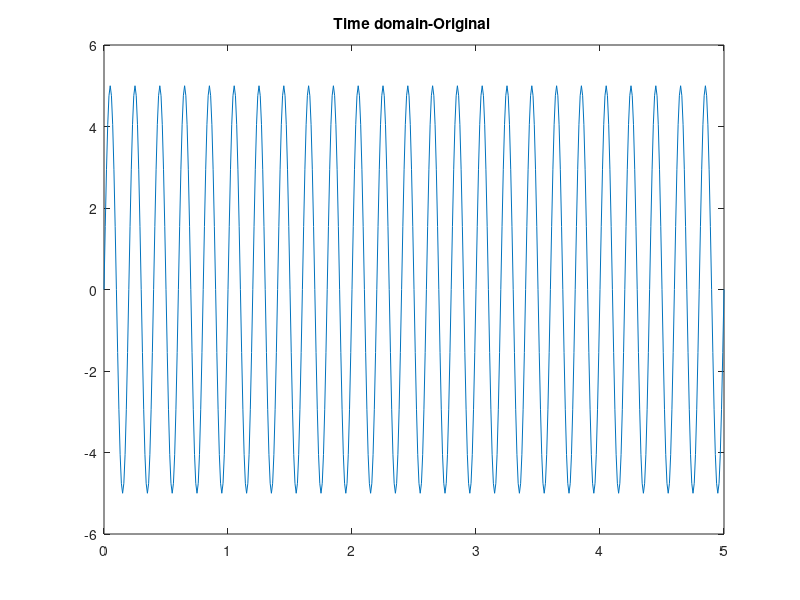
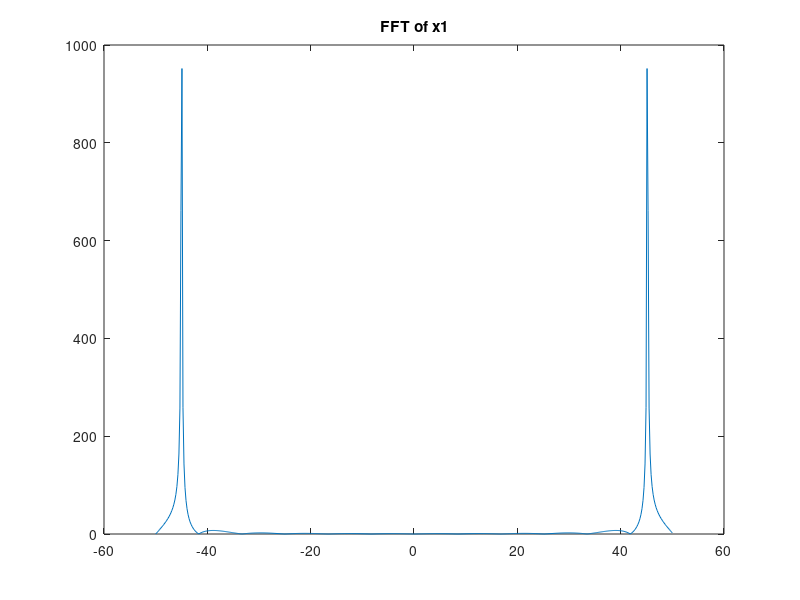
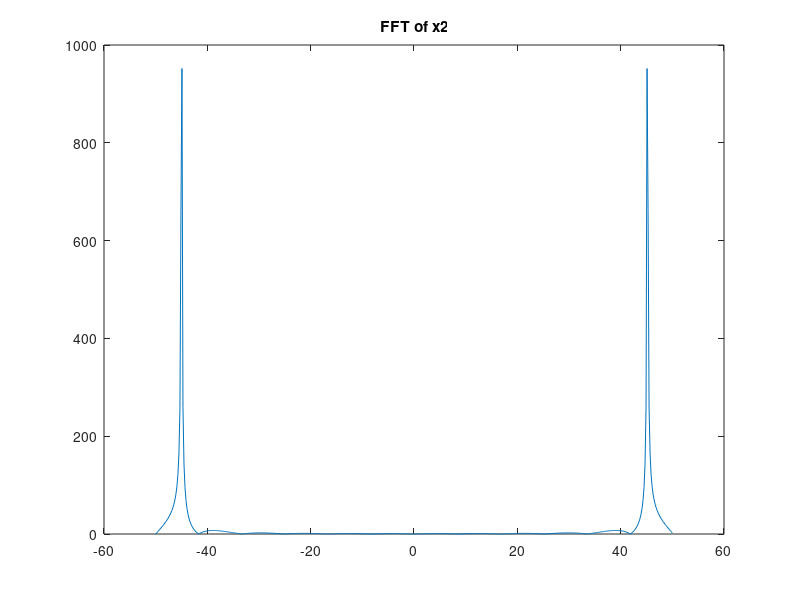
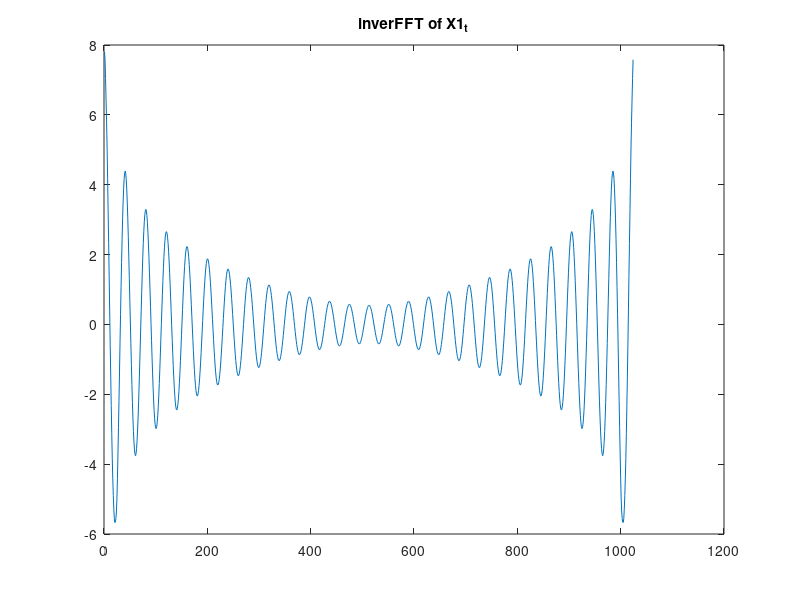

Reproduce these figures in MATLAB, in order.
% --------------------------------------------------
% Goal: to demonstrate the effects of zero padding 
% --------------------------------------------------
% @author: Surya Paruchuri
% @date: 07/24/2017.

clc;
clear all;
close all;

fs = 100; % sample rate
t=0:1/fs:5; % time vector
f=5; % sinewave freq
x=5*sin(2*pi*f*t);

figure();
plot(t,x); hold on; title('Time domain-Original '); 

% zero-padding and it's effects
x1=[x,zeros(1,512-length(x))];
x2 = [zeros(1,ceil((512-length(x))/2)),x,zeros(1,floor((512-length(x))/2))];
if (512==length(x1) && 512== length(x2))
   X1 = abs(fft(x1));
   X2 = abs(fft(x2));
else 
    display(' lengths not equal');
end

f_axis = -fs/2:fs/(length(x1)-1):fs/2;

figure(2);
plot(f_axis,X1); title('FFT of x1');hold on;
figure(3);
plot(f_axis,X2); title('FFT of x2');hold on;

X1_t = [X1(1,1:256),zeros(1,512),X1(1,257:512)];
X2_t = [X2(1,1:256),zeros(1,512),X2(1,257:512)];
x2_t = real(ifft(X2_t));
x1_t = real(ifft(X1_t));

figure(4);
plot(x1_t); title('inverFFT of X1_t')
